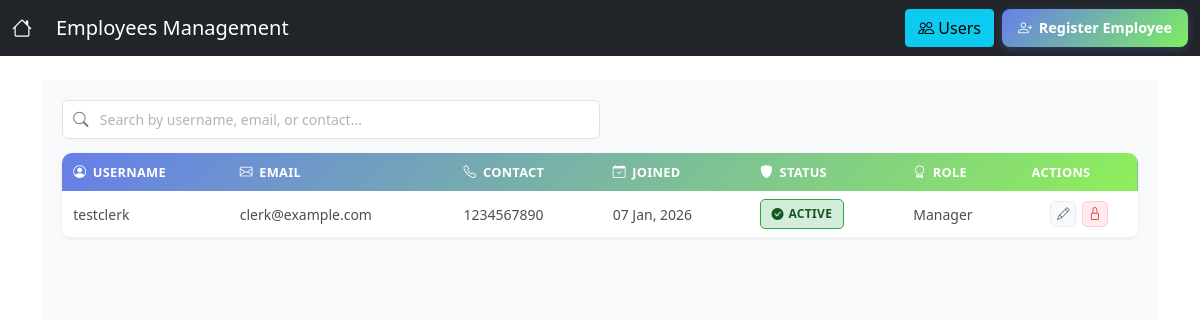
The page /users/employees/ (signed in) on the database its author committed.
### users/models.py (models this page shows, shortened)
class Employee(models.Model):
    STATUS_CHOICES = [
        ('ACTIVE', 'Active'),
        ('FROZEN', 'Frozen'),
    ]
    user = models.OneToOneField(
        User,
        on_delete=models.CASCADE,
        null=True,
        blank=True
    )
    role = models.ForeignKey(
        Group,
        on_delete=models.SET_NULL,
        null=True,
        blank=True
    )
    username = models.CharField(max_length=150)
    email = models.EmailField(unique=True)
    contact = models.CharField(max_length=15)
    password = models.CharField(max_length=128)
    joining_date = models.DateField(auto_now_add=True)
    status = models.CharField(
        max_length=10,
        choices=STATUS_CHOICES,
        default='ACTIVE'
    )

### users/views.py (the view)
# urls.py: path('employees/', login_required(views.employee_list), name='employee_list'),
@login_required
@user_passes_test(can_manage_employees)
def employee_list(request):
    employees_qs = Employee.objects.select_related('user', 'role').all()
    query = request.GET.get('q', '').strip()
    if query:
        employees_qs = employees_qs.filter(
            Q(username__icontains=query) |
            Q(email__icontains=query) |
            Q(contact__icontains=query)
        )
    status_filter = request.GET.get('status')
    if status_filter in ['ACTIVE', 'FROZEN']:
        employees_qs = employees_qs.filter(status=status_filter)
    role_filter = request.GET.get('role')
    if role_filter:
        employees_qs = employees_qs.filter(role__name=role_filter)
    filter_value = request.GET.get('filter')
    today = timezone.now().date()
    if filter_value == '3months':
        employees_qs = employees_qs.filter(joining_date__gte=today - timedelta(days=90))
    elif filter_value == '6months':
        employees_qs = employees_qs.filter(joining_date__gte=today - timedelta(days=180))
    elif filter_value == '1year':
        employees_qs = employees_qs.filter(joining_date__gte=today - timedelta(days=365))
    employees_qs = employees_qs.order_by('-joining_date')
    paginator = Paginator(employees_qs, 10)
    page_number = request.GET.get('page')
    page_obj = paginator.get_page(page_number)
    available_roles = Group.objects.all()
    return render(request, 'users/employee_list.html', {
        'page_obj': page_obj,
        'employees': page_obj,
        'query': query,
        'status_filter': status_filter,
        'role_filter': role_filter,
        'filter_value': filter_value,
        'available_roles': available_roles,
        'is_manager': True,
    })

### users/views.py (called while the page is built)
def is_manager(user):
    return user.groups.filter(name='Manager').exists() or user.is_superuser

def can_manage_employees(user):
    return is_manager(user)

### users/templates/users/employee_list.html (shortened to what this page needs)
{% extends 'users/base.html' %}
{% block navbar_actions_left %}
<a class="navbar-brand" href="{% url 'employee_list' %}">Employees Management</a>
{% endblock %}
{% block navbar_actions_right %}
<a href="{% url 'user_list' %}" class="btn btn-info">
    <i class="bi bi-people"></i> Users
</a>
{% if is_manager %}
<a href="{% url 'employee_create' %}" class="btn-primary-custom">
    <i class="bi bi-person-plus"></i> Register Employee
</a>
{% endif %}
{% endblock %}
{% block content %}
<div class="dashboard-container">
    <div class="search-filter-section">
        <div class="search-wrapper">
            <i class="bi bi-search search-icon"></i>
            <input
                type="text"
                id="live-search"
                class="search-input"
                placeholder="Search by username, email, or contact..."
            >
        </div>
    </div>
    <div class="table-card">
        <div class="table-wrapper">
            <table class="users-table">
                <thead>
                    <tr>
                        <th>
                            <div class="th-content">
                                <i class="bi bi-person-circle"></i>
                                <span>Username</span>
                            </div>
                        </th>
                        <th>
                            <div class="th-content">
                                <i class="bi bi-envelope"></i>
                                <span>Email</span>
                            </div>
                        </th>
                        <th>
                            <div class="th-content">
                                <i class="bi bi-telephone"></i>
                                <span>Contact</span>
                            </div>
                        </th>
                        <th>
                            <div class="th-content">
                                <i class="bi bi-calendar-check"></i>
                                <span>Joined</span>
                            </div>
                        </th>
                        <th>
                            <div class="th-content">
                                <i class="bi bi-shield-fill"></i>
                                <span>Status</span>
                            </div>
                        </th>
                        <th>
                            <div class="th-content">
                                <i class="bi bi-award"></i>
                                <span>Role</span>
                            </div>
                        </th>
                        <th class="actions-column">Actions</th>
                    </tr>
                </thead>
                <tbody id="users-table-body">
    {% for employee in page_obj %}
    <tr class="user-row">
        <td>{{ employee.username }}</td>
        <td>{{ employee.email }}</td>
        <td>{{ employee.contact }}</td>
        <td>{{ employee.joining_date|date:"d M, Y" }}</td>
        <td>
            {% if employee.status == 'FROZEN' %}
                <span class="status-badge status-frozen">
                    <i class="bi bi-lock-fill"></i> Frozen
                </span>
            {% else %}
                <span class="status-badge status-active">
                    <i class="bi bi-check-circle-fill"></i> Active
                </span>
            {% endif %}
        </td>
        <td>
            {% if employee.role %}
                {{ employee.role.name }}
            {% else %}
                -
            {% endif %}
        </td>
        <td>
            <div class="action-buttons">
                <a href="{% url 'employee_update' employee.pk %}" class="action-btn edit-btn" title="Edit Employee">
                    <i class="bi bi-pencil"></i>
                </a>
                {% if employee.status == 'FROZEN' %}
                    <a href="{% url 'employee_unfreeze' employee.pk %}" class="action-btn unfreeze-btn" title="Unfreeze Employee">
                        <i class="bi bi-unlock"></i>
                    </a>
                {% else %}
                    <a href="{% url 'employee_freeze' employee.pk %}" class="action-btn freeze-btn" title="Freeze Employee">
                        <i class="bi bi-lock"></i>
                    </a>
                {% endif %}
            </div>
        </td>
    </tr>
    {% endfor %}
</tbody>
            </table>
        </div>
    </div>
</div>
{% endblock %}

### users/templates/users/employee_list.html (style rules this page uses)
.dashboard-container { max-width: 1400px; margin: 0 auto; padding: 1.25rem; background-color: #f8f9fa; min-height: 100vh; }
.btn-primary-custom { display: inline-flex; align-items: center; gap: 0.4rem; background: linear-gradient(135deg, #667eea 0%, #7eee62 100%); color: white; padding: 0.5rem 1rem; border-radius: 8px; text-decoration: none; font-weight: 600; font-size: 0.9rem; transition: all 0.3s ease; border: none; box-shadow: 0 2px 8px rgba(102, 126, 234, 0.3); white-space: nowrap; }
.search-filter-section { margin-bottom: 0.875rem; display: flex; gap: 0.75rem; align-items: center; }
.search-wrapper { position: relative; flex: 0 0 50%; min-width: 100px; }
.search-icon { position: absolute; left: 0.7rem; top: 50%; transform: translateY(-50%); color: #6c757d; font-size: 0.95rem; }
.search-input { width: 100%; padding: 0.5rem 0.7rem 0.5rem 2.3rem; border: 1px solid #dee2e6; border-radius: 6px; font-size: 0.875rem; transition: all 0.2s ease; background-color: white; }
.search-input::placeholder { color: #adb5bd; }
.table-card { background: white; border-radius: 10px; box-shadow: 0 1px 3px rgba(0, 0, 0, 0.08); overflow: hidden; }
.table-wrapper { overflow-x: auto; }
.users-table { width: 100%; border-collapse: collapse; }
.users-table thead { background: linear-gradient(135deg, #667eea 0%, #8eef5a 100%); color: white; }
.users-table thead th { padding: 0.6rem 0.7rem; text-align: left; font-weight: 600; font-size: 0.8rem; text-transform: uppercase; letter-spacing: 0.3px; border: none; white-space: nowrap; }
.th-content { display: flex; align-items: center; gap: 0.4rem; }
.actions-column { text-align: center; }
.users-table tbody tr { border-bottom: 1px solid #f1f3f5; transition: background-color 0.15s ease; }
.users-table tbody td { padding: 0.5rem 0.7rem; vertical-align: middle; color: #495057; font-size: 0.875rem; }
.status-badge { display: inline-flex; align-items: center; gap: 0.3rem; padding: 0.3rem 0.65rem; border-radius: 5px; font-size: 0.75rem; font-weight: 600; text-transform: uppercase; letter-spacing: 0.3px; }
.status-badge.status-active { background-color: #d4edda; color: #155724; border: 1px solid #28a745; }
.action-buttons { display: flex; gap: 0.35rem; justify-content: center; }
.action-btn { width: 26px; height: 26px; border-radius: 5px; display: inline-flex; align-items: center; justify-content: center; text-decoration: none; transition: all 0.2s ease; border: none; cursor: pointer; font-size: 0.8rem; }
.edit-btn { background-color: #f8f9fa; color: #6c757d; border: 1px solid #e9ecef; }
.freeze-btn { background-color: #ffebee; color: #d32f2f; border: 1px solid #ffcdd2; }

### rows shown on the page
Employee: username "testclerk", email "clerk@example.com", contact "1234567890", joining_date "07 Jan, 2026", status "ACTIVE", role.name "Manager"
